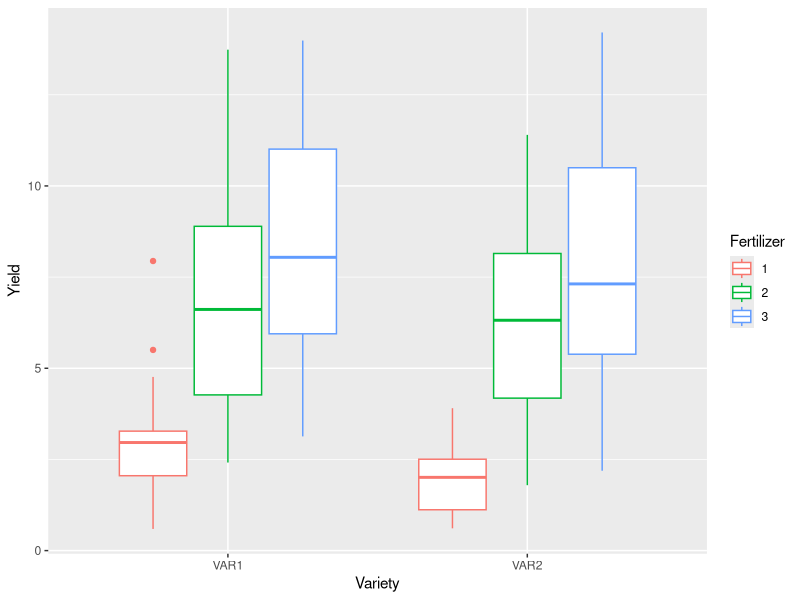

R code for this plot: (Note: this script raises an error after producing the figure.)
## ---- chunk 1
library(ggplot2)
library(emmeans)
library(lme4)
library(multcompView)
## ---- chunk 2
Yield_data <- read.csv(here::here("data", "Yield.csv"))
## ---- chunk 3
str(Yield_data)
## ---- chunk 4
Yield_data$Fertilizer <- factor(Yield_data$Fertilizer)
Yield_data$Rep <- factor(Yield_data$Rep)
## ---- chunk 5
ggplot(data=Yield_data, aes(y=Yield,x=Variety))+geom_boxplot(aes(colour=Fertilizer))
summaryBy(Yield ~Variety +Fertilizer, data=Yield_data, FUN=c(mean,sd))
## ---- chunk 6
library(nlme)
splitplotmodel1<-lme(Yield ~ Variety*Fertilizer,
                     random =~ (1|Rep/Variety), data=Yield_data)


splitplotmodel1<-lmer(Yield ~ Variety*Fertilizer + (1|Rep/Variety), data=Yield_data)
